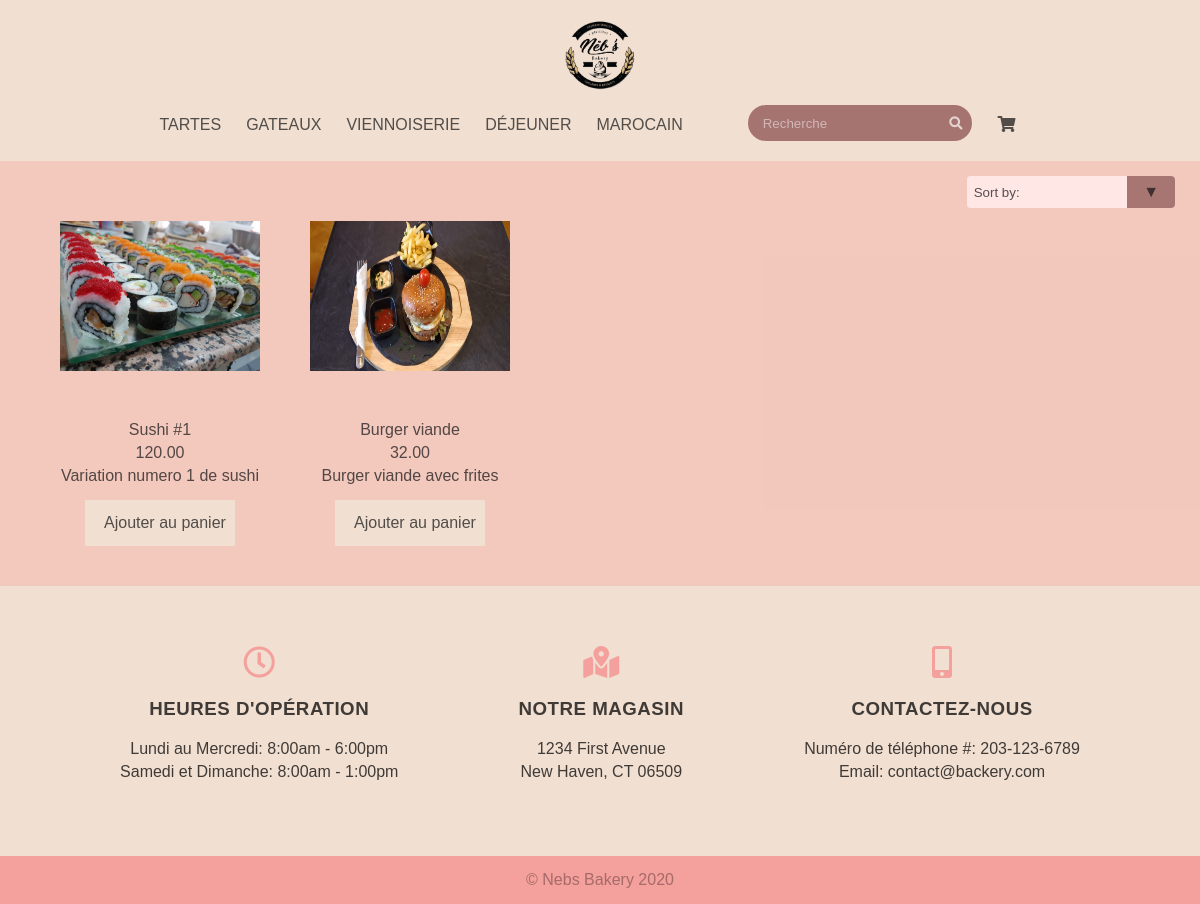
Screenshot of /display/Cookies/ with the database file from the repository.
### main/models.py (models this page shows, shortened)
class Item (models.Model):
    CATEGORY = (
        ('Cake', 'Cake'),
        ('Bread', 'Bread'),
        ('Pastry', 'Pastry'),
        ('Cookies', 'Cookies'),
        ('Moroccan', 'Moroccan')
    )
    picture = models.ImageField(upload_to = 'main/static/item-pictures')
    name = models.CharField(max_length=100)
    price = models.DecimalField(max_digits=7, decimal_places=2)
    description = models.CharField(max_length = 250)
    category = models.CharField(
        max_length= 30,
        choices = CATEGORY
    )
    sold_qty = models.IntegerField()
    available_qty = models.IntegerField()

### main/views.py (the view)
# urls.py: path("display/<str:cat>/", views.display, name = "display"),
def display(request, cat):
    cate = cat
    all_items = Item.objects.filter(category = cat)
    return render(request, "main/display.html", {'Items' : all_items, "Cat" : cate})

### main/templates/main/display.html (shortened to what this page needs)
{% load static %}
<!DOCTYPE html>
<html lang="en">
<head>
    <link rel="stylesheet" href="https://cdnjs.cloudflare.com/ajax/libs/font-awesome/5.15.1/css/all.min.css"/>
    <link rel="stylesheet" href="{% static 'style.css' %}">
</head>
<body>
    <div class="top-bar">
        <a href="{% url 'index' %}">
            <img src="{% static '/imgs/logo-png.png' %}" class="logo">
        </a>
        <nav class="navbar">
            <ul class="navbar-nav">
                <li class="nav-link "><a href="{% url 'display' cat='Bread'%}" >TARTES</a></li>
                <li class="nav-link"><a href="{% url 'display' cat='Cake'%}" >GATEAUX</a></li>
                <li class="nav-link"><a href="{% url 'display' cat='Pastry'%}">VIENNOISERIE</a></li>
                <li class="nav-link"><a href="{% url 'display' cat='Cookies'%}" >DÉJEUNER</a></li>
                <li class="nav-link"><a href="{% url 'display' cat='Moroccan'%}">MAROCAIN</a></li>
                <li class=" nav-link-icons">
                    <li class="nav-link"><a href="#" target="">
                        <div class="search-box">
                            <form action="/search" method="get">
                                <input class="search-txt" type="search" name="query" id = "query" placeholder="Recherche">
                                <button type = "submit" class="search-btn"><i class="fas fa-search search-box-icon"></i></button>
                            </form>
                        </div>
                    </a></li>
                    <li class="nav-link"><a href="{% url 'shoppingcart:index' %}" target="_blank"><i class="fas fa-shopping-cart"></i></a></li>
                </li>
            </ul>
        </nav>
    </div>
    <div class="display-items-container">
        <div class="select">
            <select class="sort-dropdown">
                <option selected="selected" disabled>Sort by:</option>
            </select>
        </div>
        <div class="display-items-grid">
            {% for item in Items %}
            <ul class="item-zone">
                <li class="item-image"><img src="{% static item.picture|cut:'main/static' %}" alt="" srcset=""></li>
                <li class="item-name">{{ item.name }}</li>
                <li class="item-price">{{ item.price }}</li>
                <li class="item-description">{{ item.description }}</li>
                <form method="POST" action="{% url 'shoppingcart:index' %}">
                <input type ="submit" class="btn btn-display" value="Ajouter au panier"></input>
                </form>
            </ul>
            {% endfor %}
        </div>
    </div>
    <div class="info">
        <div class="info-item">
            <i class="far fa-2x fa-clock"></i>
            <h3>HEURES D'OPÉRATION </h2>
                <span>Lundi au Mercredi: 8:00am - 6:00pm</span>
                <span>Samedi et Dimanche: 8:00am - 1:00pm</span>
            </div>
            <div class="info-item">
                <i class="fas fa-2x fa-map-marked-alt"></i>
                <h3>NOTRE MAGASIN</h2>
                <span>1234 First Avenue</span>
                <span>New Haven, CT 06509</span>
            </div>
            <div class="info-item">
                <i class="fas fa-2x fa-mobile-alt"></i>
                <h3>CONTACTEZ-NOUS</h2>
                <span>Numéro de téléphone #: 203-123-6789</span>
                <span>Email: contact@backery.com</span>
        </div>
    </div>
    <footer>© Nebs Bakery 2020</footer>
</body>
</html>

### main/static/style.css (style rules this page uses)
* { margin: 0; outline: none; padding: 0; box-sizing: border-box; list-style: none; text-decoration: none; color: rgba(26, 25, 25, 0.74); font-family: 'Poppins', sans-serif; }
html { background-color: #f1dfd1; }
.top-bar { padding: 20px 15px; width: 100%; }
.logo { display:block; margin:auto; height: 70px; margin-bottom: 25px; }
.navbar-nav { width: 100%; display: flex; justify-content: center; margin-right: -40px; }
.nav-link { margin-right: 25px; font-family: 'Montserrat', sans-serif; }
.nav-link-icons { margin-left: 40px; }
.btn { margin-top: 15px; width: 150px; border: none; background-color: #f1dfd1; padding: 14px 19px; font-size: 16px; font-family: sans-serif; cursor: pointer; transition: all 0.7s ease-in-out; }
.info { margin-top: -50px; background-color: #f1dfd1; padding: 60px; display: flex; justify-content: space-around; }
.info-item { color: whitesmoke; display: flex; flex-direction: column; text-align: center; margin-bottom: 10px; }
.info-item i { color: rgba(245, 151, 148, 0.863); display: block; margin: auto; margin-bottom: 20px; }
.info-item h3 { color: rgba(0, 0, 0, 0.74); letter-spacing: 0.5px; margin-bottom: 20px; }
.info-item span { margin-bottom: 5px; color: rgba(0, 0, 0, 0.74); }
footer { background-color:rgba(245, 151, 148, 0.863); padding: 15px; width: 100%; text-align: center; color: rgba(153, 99, 97, 0.863); }
.display-items-container { background-color: rgba(245, 151, 148, 0.322); padding: 15px; }
.display-items-grid { display: grid; padding: 20px; grid-template-columns: repeat(5, 1fr); }
.item-zone { width: 250px; padding: 25px; text-align: center; margin-bottom: 30px; }
.item-image img { width: 200px; height: 150px; }
.item-image { height: 200px; }
.item-name { margin-bottom: 5px; }
.item-price { margin-bottom: 5px; }
.sort-dropdown { margin-left: auto; -webkit-appearance: none; -moz-appearance: none; -ms-appearance: none; appearance: none; outline: 0; box-shadow: none; border: 0 !important; background: rgba(255, 232, 231, 0.863); background-image: none; }
.select { position: absolute; right: 25px; display: flex; width: 13em; height: 2em; line-height: 2; background: rgba(255, 232, 231, 0.863); overflow: hidden; border-radius: .25em; }
.sort-dropdown { flex: 1; padding: 0 .5em; cursor: pointer; }
.select::after { content: '\25BC'; position: absolute; top: 0; right: 0; padding: 0 1em; background: rgba(153, 99, 97, 0.863); cursor: pointer; pointer-events: none; -webkit-transition: .25s all ease; -o-transition: .25s all ease; transition: .25s all ease; }
.search-box { background: rgba(153, 99, 97, 0.863); padding: 3px 10px; border-radius: 50px; margin-top: -10px; }
.search-txt { padding: 5px; height: 30px; color: white; background: none; border: none; }
.search-btn { background: none; border: none; }
.search-box-icon { color: rgba(255, 255, 255, 0.693); }
.search-txt::placeholder { color:rgba(255, 255, 255, 0.493); }

### rows the page displays
Item: picture (picture), name "Sushi #1", price "120.00", description "Variation numero 1 de sushi"
Item: picture (picture), name "Burger viande", price "32.00", description "Burger viande avec frites"
